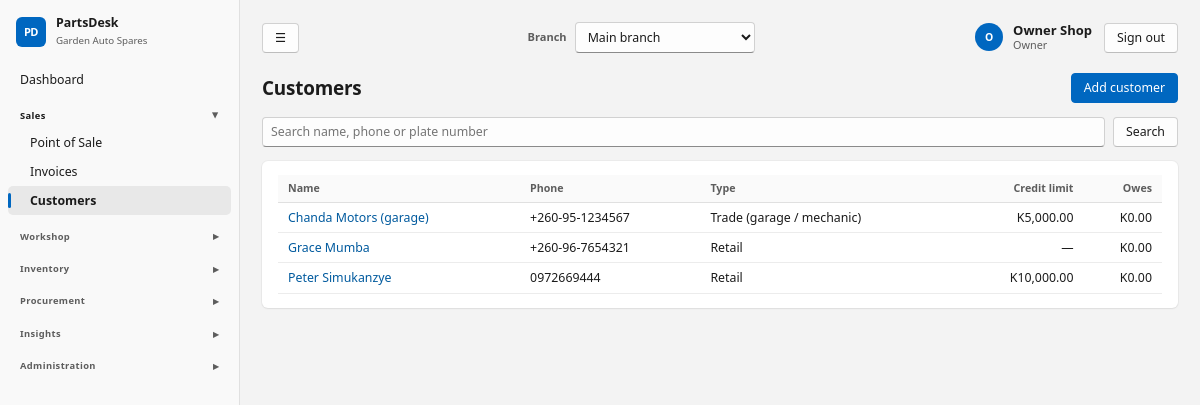
/sales/customers/ (signed in), run on the app's committed database.
### core/models.py (models this page shows, shortened)
class ShopSettings(TrackedModel):
    tenant = models.OneToOneField(Tenant, on_delete=models.CASCADE, related_name="settings")
    shop_name = models.CharField(max_length=120, default="My Spare Parts Shop")
    address = models.TextField(blank=True)
    phone = models.CharField(max_length=60, blank=True)
    email = models.EmailField(blank=True)
    tax_id = models.CharField("Tax / TPIN number", max_length=60, blank=True)
    currency_symbol = models.CharField(max_length=8, default="$")
    tax_name = models.CharField(max_length=20, default="VAT")
    tax_rate = models.DecimalField("Tax rate %", max_digits=5, decimal_places=2, default=Decimal("0"))
    prices_include_tax = models.BooleanField(default=True, help_text="Untick if prices are entered before tax.")
    counter_max_discount = models.DecimalField(
        "Max discount % for counter staff", max_digits=5, decimal_places=2, default=Decimal("10"),
        help_text="Managers and the owner can exceed this.")
    default_labour_rate = models.DecimalField("Default labour rate per hour", max_digits=10, decimal_places=2, default=Decimal("0"))
    invoice_footer = models.CharField(max_length=200, blank=True, default="Thank you for your business.")
    class Meta:
        verbose_name_plural = "shop settings"
    @classmethod
    def get(cls, tenant):
        obj, _ = cls.objects.get_or_create(tenant=tenant)
        return obj

class User(AbstractUser):
    class Role(models.TextChoices):
        OWNER = "owner", "Owner"
        MANAGER = "manager", "Manager"
        COUNTER = "counter", "Counter sales"
        MECHANIC = "mechanic", "Mechanic"
        STOREKEEPER = "storekeeper", "Storekeeper"
    role = models.CharField(max_length=20, choices=Role.choices, default=Role.COUNTER)
    tenant = models.ForeignKey(Tenant, null=True, blank=True, on_delete=models.PROTECT, related_name="users")
    branches = models.ManyToManyField(Branch, blank=True, related_name="staff")
    @property
    def display_name(self):
        return self.get_full_name() or self.username

### sales/models.py (models this page shows, shortened)
class Customer(TrackedModel):
    tenant = models.ForeignKey(Tenant, on_delete=models.PROTECT)
    class Type(models.TextChoices):
        RETAIL = "retail", "Retail"
        TRADE = "trade", "Trade (garage / mechanic)"
    name = models.CharField(max_length=120)
    phone = models.CharField(max_length=60, blank=True)
    email = models.EmailField(blank=True)
    address = models.TextField(blank=True)
    customer_type = models.CharField(max_length=10, choices=Type.choices, default=Type.RETAIL)
    credit_limit = models.DecimalField(max_digits=12, decimal_places=2, default=Decimal("0"),
                                       help_text="0 = no credit. Above 0 lets them buy on account up to this amount.")
    notes = models.TextField(blank=True)
    is_active = models.BooleanField(default=True)
    created_at = models.DateTimeField(auto_now_add=True)
    class Meta:
        ordering = ["name"]
    def get_absolute_url(self):
        return reverse("customer_detail", args=[self.pk])
    @property
    def balance(self):
        v = self.sales.aggregate(v=Sum(F("total") - F("returned_total") - F("amount_paid")))["v"]
        return v or Decimal("0")

### sales/views.py (the view)
# urls.py: path("customers/", views.CustomerList.as_view(), name="customer_list"),
class CustomerList(RoleRequiredMixin, ListView):
    allowed_roles = FRONT
    template_name = "sales/customer_list.html"
    context_object_name = "customers"
    paginate_by = 30
    def get_queryset(self):
        qs = Customer.objects.filter(tenant=self.request.tenant)
        for t in self.request.GET.get("q", "").split():
            qs = qs.filter(Q(name__icontains=t) | Q(phone__icontains=t) | Q(vehicles__reg_number__icontains=t))
        return qs.distinct()
    def get_context_data(self, **kw):
        ctx = super().get_context_data(**kw)
        ctx.update(page_title="Customers", g=self.request.GET)
        return ctx

### core/audit.py (called while the page is built)
@contextmanager
def audit_context(**values):
    token = _current.set(dict(_current.get(), **values))
    try:
        yield
    finally:
        _current.reset(token)

def metadata(request):
    try:
        address = str(ip_address(request.META.get('REMOTE_ADDR', '')))
    except ValueError:
        address = None
    match = request.resolver_match
    return dict(request_id=request.audit_request_id, ip_address=address,
                route=(match.view_name if match else 'unmatched')[:100], method=request.method[:10])

### core/models.py (called while the page is built)
    def save(self, *args, **kwargs):
        if not self._state.adding:
            raise ValueError("Audit records cannot be edited.")
        return super().save(*args, **kwargs)

### core/navigation.py (called while the page is built)
def page_back_link(request):
    if request is None or not request.user.is_authenticated:
        return None
    match = request.resolver_match
    name = match.url_name if match else None
    if name == 'dashboard':
        return None
    kwargs = {}
    if name == 'vehicle_create':
        if 'pk' in match.kwargs:
            target, label = 'customer_detail', 'Back to customer'
            kwargs = {'pk': match.kwargs['pk']}
        else:
            target, label = 'vehicle_list', 'Back to vehicles'
    elif name in RECORD_PARENTS:
        target, label = RECORD_PARENTS[name]
        kwargs = {'pk': match.kwargs['pk']}
    else:
        if name not in PARENTS:
            return None
        target, label = PARENTS[name]
    return {'url': reverse(target, kwargs=kwargs), 'label': label}

### core/permissions.py (called while the page is built)
    def test_func(self):
        user = self.request.user
        return user.is_authenticated and self.request.branch is not None and (
            self.allowed_roles is None or user.role in self.allowed_roles
        )

### core/templatetags/ui.py (called while the page is built)
@register.simple_tag(takes_context=True)
def money(context, value):
    shop = context.get("shop")
    return money_str(value, shop.currency_symbol if shop else "")

@register.simple_tag(takes_context=True)
def page_back_link(context):
    from core.navigation import page_back_link as destination
    return destination(context.get("request"))

### core/tenancy.py (called while the page is built)
def allowed_branches(user):
    if not user.is_authenticated or not user.is_active or not user.tenant_id:
        return Branch.objects.none()
    qs = Branch.objects.filter(tenant_id=user.tenant_id, tenant__is_active=True, is_active=True)
    if user.role != User.Role.OWNER:
        qs = qs.filter(staff=user)
    return qs

### templates/sales/customer_list.html
{% extends "base.html" %}{% load ui %}
{% block actions %}<a class="btn primary" href="{% url 'customer_create' %}">Add customer</a>{% endblock %}
{% block content %}<form class="filters" method="get"><input type="search" name="q" value="{{ g.q }}" placeholder="Search name, phone or plate number"><button class="btn">Search</button></form>
<section class="card"><div class="tablewrap"><table><thead><tr><th>Name</th><th>Phone</th><th>Type</th><th class="num">Credit limit</th><th class="num">Owes</th></tr></thead><tbody>
{% for c in customers %}<tr><td><a href="{{ c.get_absolute_url }}">{{ c.name }}</a></td><td>{{ c.phone }}</td><td>{{ c.get_customer_type_display }}</td><td class="num">{% if c.credit_limit %}{% money c.credit_limit %}{% else %}—{% endif %}</td><td class="num {% if c.balance > 0 %}stockout{% endif %}">{% money c.balance %}</td></tr>
{% empty %}<tr><td colspan="5" class="empty">No customers yet.</td></tr>{% endfor %}</tbody></table></div>{% include "partials/pagination.html" %}</section>{% endblock %}

### templates/base.html (shortened to what this page needs)
{% load static ui %}<!doctype html>
<html lang="en">
<head>
<link rel="stylesheet" href="{% static 'css/app.css' %}">
</head>
<body data-print-log-url="{% url 'log_print_request' %}" {% if auto_print %}data-autoprint="1"{% endif %}>
<div class="app">
  <aside class="side no-print">
    <div class="brand"><span class="brand-mark">PD</span><div><strong>PartsDesk</strong><small>{{ shop.shop_name }}</small></div></div>
    <nav>{% for g in nav %}{% if g.title %}<details class="nav-group" {% if g.open %}open{% endif %}><summary>{{ g.title }}</summary>{% for item in g.items %}<a href="{{ item.url }}" class="{% if item.active %}on{% endif %}">{{ item.label }}</a>{% endfor %}</details>{% else %}{% for item in g.items %}<a href="{{ item.url }}" class="{% if item.active %}on{% endif %}">{{ item.label }}</a>{% endfor %}{% endif %}{% endfor %}</nav>
  </aside>
  <main class="main">
    <div class="topbar no-print">
      <button type="button" class="btn nav-toggle" id="nav-toggle" aria-label="Toggle menu" title="Show/hide menu">&#9776;</button>
      {% if branches %}<form method="post" action="{% url 'switch_branch' %}" class="branch-switch">{% csrf_token %}
        <label for="branch-select">Branch</label>
        <select id="branch-select" name="branch_id" onchange="this.form.submit()">{% for b in branches %}<option value="{{ b.pk }}" {% if b.pk == active_branch.pk %}selected{% endif %}>{{ b.name }}</option>{% endfor %}</select>
        <noscript><button type="submit">Switch</button></noscript></form>{% endif %}
      <div class="topbar-user"><a href="{% url 'profile' %}" class="user-chip"><span class="avatar">{{ user.display_name|slice:":1"|upper }}</span><span><strong>{{ user.display_name }}</strong><small>{{ user.get_role_display }}</small></span></a>
        <form method="post" action="{% url 'logout' %}">{% csrf_token %}<button type="submit" class="btn">Sign out</button></form></div>
    </div>
    <header class="top"><h1>{% block page_heading %}{{ page_title }}{% endblock %}</h1><div class="actions">{% page_back_link as back %}{% block actions %}{% endblock %}</div></header>
    {% block content %}{% endblock %}
  </main>
</div>
</body>
</html>

### data on the page
ShopSettings: shop_name "Garden Auto Spares"
User: display_name "O", display_name "Owner Shop", role "Owner"
Customer: name "Chanda Motors (garage)", phone "+260-95-1234567", customer_type "Trade (garage / mechanic)", credit_limit.currency_symbol "K5,000.00", id.currency_symbol "K0.00"
Customer: name "Grace Mumba", phone "+260-96-7654321", customer_type "Retail", id.currency_symbol "K0.00"
Customer: name "Peter Simukanzye", phone "0972669444", customer_type "Retail", credit_limit.currency_symbol "K10,000.00", id.currency_symbol "K0.00"

### other printed values
{{ item.label }} "Dashboard"
{{ g.title }} "Sales" "Workshop" "Inventory" "Procurement" "Insights" "Administration"
{{ item.label }} "Point of Sale" "Invoices" "Customers"
{{ page_title }} "Customers"
form field branch_id "Main branch"
